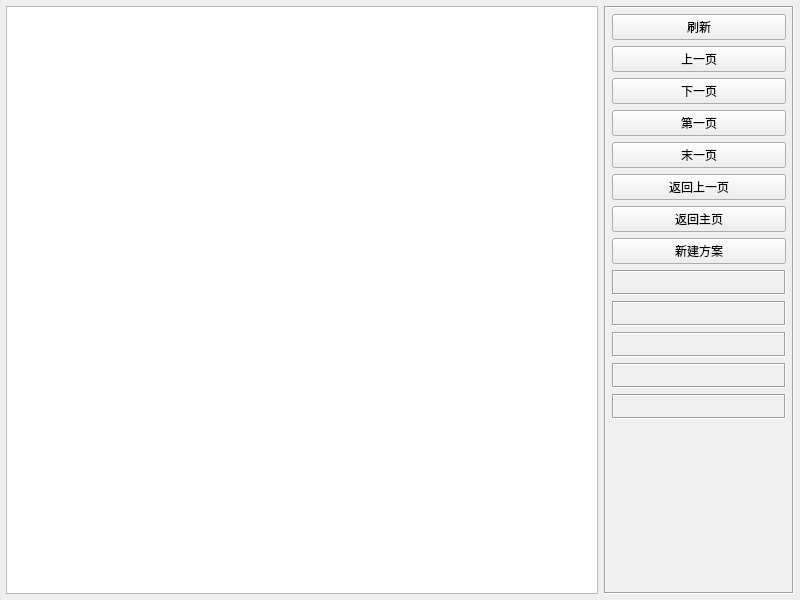
<?xml version="1.0" encoding="UTF-8"?>
<ui version="4.0">
 <class>ModifyMode</class>
 <widget class="QWidget" name="ModifyMode">
  <property name="geometry">
   <rect>
    <x>0</x>
    <y>0</y>
    <width>800</width>
    <height>600</height>
   </rect>
  </property>
  <property name="windowTitle">
   <string>Form</string>
  </property>
  <layout class="QHBoxLayout" name="horizontalLayout">
   <property name="leftMargin">
    <number>6</number>
   </property>
   <property name="topMargin">
    <number>6</number>
   </property>
   <property name="rightMargin">
    <number>6</number>
   </property>
   <property name="bottomMargin">
    <number>6</number>
   </property>
   <item>
    <widget class="QSplitter" name="splitter">
     <property name="orientation">
      <enum>Qt::Vertical</enum>
     </property>
     <property name="opaqueResize">
      <bool>false</bool>
     </property>
     <widget class="QTableView" name="tableMain">
      <property name="styleSheet">
       <string notr="true"/>
      </property>
     </widget>
    </widget>
   </item>
   <item>
    <widget class="QFrame" name="frameBottom">
     <property name="minimumSize">
      <size>
       <width>190</width>
       <height>0</height>
      </size>
     </property>
     <property name="maximumSize">
      <size>
       <width>190</width>
       <height>16777215</height>
      </size>
     </property>
     <property name="frameShape">
      <enum>QFrame::Box</enum>
     </property>
     <property name="frameShadow">
      <enum>QFrame::Sunken</enum>
     </property>
     <layout class="QVBoxLayout" name="verticalLayout">
      <property name="leftMargin">
       <number>6</number>
      </property>
      <property name="topMargin">
       <number>6</number>
      </property>
      <property name="rightMargin">
       <number>6</number>
      </property>
      <property name="bottomMargin">
       <number>6</number>
      </property>
      <item>
       <widget class="QPushButton" name="btnSelect">
        <property name="minimumSize">
         <size>
          <width>80</width>
          <height>0</height>
         </size>
        </property>
        <property name="text">
         <string>刷新</string>
        </property>
       </widget>
      </item>
      <item>
       <widget class="QPushButton" name="btnPre">
        <property name="minimumSize">
         <size>
          <width>50</width>
          <height>0</height>
         </size>
        </property>
        <property name="text">
         <string>上一页</string>
        </property>
        <property name="iconSize">
         <size>
          <width>18</width>
          <height>18</height>
         </size>
        </property>
       </widget>
      </item>
      <item>
       <widget class="QPushButton" name="btnNext">
        <property name="minimumSize">
         <size>
          <width>50</width>
          <height>0</height>
         </size>
        </property>
        <property name="text">
         <string>下一页</string>
        </property>
        <property name="iconSize">
         <size>
          <width>18</width>
          <height>18</height>
         </size>
        </property>
       </widget>
      </item>
      <item>
       <widget class="QPushButton" name="btnFirst">
        <property name="minimumSize">
         <size>
          <width>50</width>
          <height>0</height>
         </size>
        </property>
        <property name="text">
         <string>第一页</string>
        </property>
        <property name="iconSize">
         <size>
          <width>18</width>
          <height>18</height>
         </size>
        </property>
       </widget>
      </item>
      <item>
       <widget class="QPushButton" name="btnLast">
        <property name="minimumSize">
         <size>
          <width>50</width>
          <height>0</height>
         </size>
        </property>
        <property name="text">
         <string>末一页</string>
        </property>
        <property name="iconSize">
         <size>
          <width>18</width>
          <height>18</height>
         </size>
        </property>
       </widget>
      </item>
      <item>
       <widget class="QPushButton" name="btnReturn">
        <property name="minimumSize">
         <size>
          <width>50</width>
          <height>0</height>
         </size>
        </property>
        <property name="text">
         <string>返回上一页</string>
        </property>
        <property name="iconSize">
         <size>
          <width>18</width>
          <height>18</height>
         </size>
        </property>
       </widget>
      </item>
      <item>
       <widget class="QPushButton" name="btnReturn_2">
        <property name="minimumSize">
         <size>
          <width>50</width>
          <height>0</height>
         </size>
        </property>
        <property name="text">
         <string>返回主页</string>
        </property>
        <property name="iconSize">
         <size>
          <width>18</width>
          <height>18</height>
         </size>
        </property>
       </widget>
      </item>
      <item>
       <widget class="QPushButton" name="btnAddMode">
        <property name="minimumSize">
         <size>
          <width>50</width>
          <height>0</height>
         </size>
        </property>
        <property name="text">
         <string>新建方案</string>
        </property>
        <property name="iconSize">
         <size>
          <width>18</width>
          <height>18</height>
         </size>
        </property>
       </widget>
      </item>
      <item>
       <widget class="QLabel" name="labPageCount">
        <property name="minimumSize">
         <size>
          <width>0</width>
          <height>25</height>
         </size>
        </property>
        <property name="frameShape">
         <enum>QFrame::Box</enum>
        </property>
        <property name="frameShadow">
         <enum>QFrame::Sunken</enum>
        </property>
        <property name="text">
         <string/>
        </property>
        <property name="alignment">
         <set>Qt::AlignCenter</set>
        </property>
       </widget>
      </item>
      <item>
       <widget class="QLabel" name="labResultCount">
        <property name="minimumSize">
         <size>
          <width>0</width>
          <height>25</height>
         </size>
        </property>
        <property name="frameShape">
         <enum>QFrame::Box</enum>
        </property>
        <property name="frameShadow">
         <enum>QFrame::Sunken</enum>
        </property>
        <property name="text">
         <string/>
        </property>
        <property name="alignment">
         <set>Qt::AlignCenter</set>
        </property>
       </widget>
      </item>
      <item>
       <widget class="QLabel" name="labPageCurrent">
        <property name="minimumSize">
         <size>
          <width>0</width>
          <height>25</height>
         </size>
        </property>
        <property name="frameShape">
         <enum>QFrame::Box</enum>
        </property>
        <property name="frameShadow">
         <enum>QFrame::Sunken</enum>
        </property>
        <property name="text">
         <string/>
        </property>
        <property name="alignment">
         <set>Qt::AlignCenter</set>
        </property>
       </widget>
      </item>
      <item>
       <widget class="QLabel" name="labResultCurrent">
        <property name="minimumSize">
         <size>
          <width>0</width>
          <height>25</height>
         </size>
        </property>
        <property name="frameShape">
         <enum>QFrame::Box</enum>
        </property>
        <property name="frameShadow">
         <enum>QFrame::Sunken</enum>
        </property>
        <property name="text">
         <string/>
        </property>
        <property name="alignment">
         <set>Qt::AlignCenter</set>
        </property>
       </widget>
      </item>
      <item>
       <widget class="QLabel" name="labResult">
        <property name="minimumSize">
         <size>
          <width>0</width>
          <height>25</height>
         </size>
        </property>
        <property name="frameShape">
         <enum>QFrame::Box</enum>
        </property>
        <property name="frameShadow">
         <enum>QFrame::Sunken</enum>
        </property>
        <property name="text">
         <string/>
        </property>
        <property name="alignment">
         <set>Qt::AlignCenter</set>
        </property>
       </widget>
      </item>
      <item>
       <spacer name="verticalSpacer">
        <property name="orientation">
         <enum>Qt::Vertical</enum>
        </property>
        <property name="sizeHint" stdset="0">
         <size>
          <width>20</width>
          <height>40</height>
         </size>
        </property>
       </spacer>
      </item>
     </layout>
    </widget>
   </item>
  </layout>
 </widget>
 <resources/>
 <connections/>
</ui>
